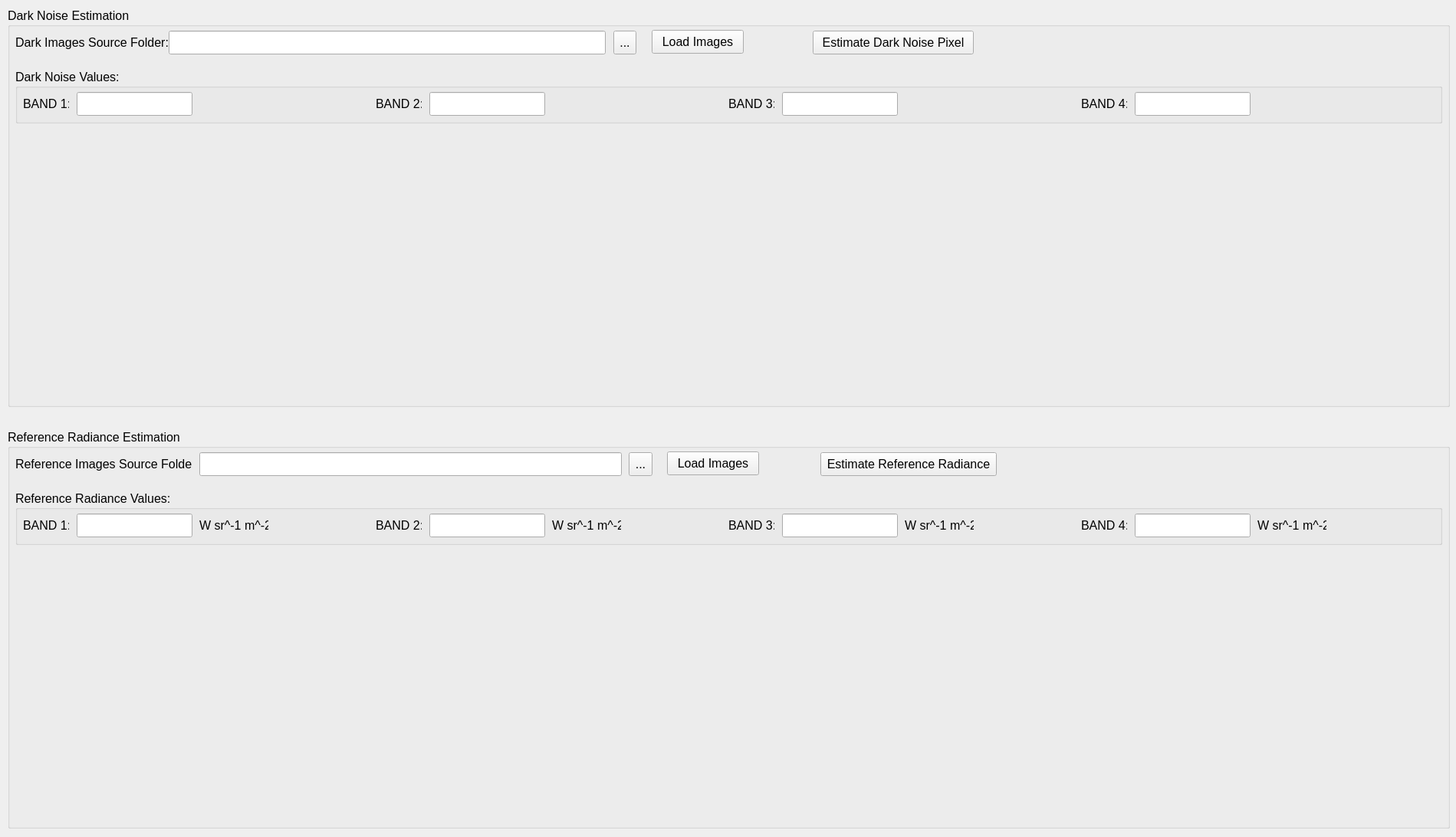
<?xml version="1.0" encoding="UTF-8"?>
<ui version="4.0">
 <class>Form</class>
 <widget class="QWidget" name="Form">
  <property name="geometry">
   <rect>
    <x>0</x>
    <y>0</y>
    <width>1899</width>
    <height>1092</height>
   </rect>
  </property>
  <property name="windowTitle">
   <string>Form</string>
  </property>
  <widget class="QGroupBox" name="bg_est_2">
   <property name="geometry">
    <rect>
     <x>10</x>
     <y>10</y>
     <width>1881</width>
     <height>521</height>
    </rect>
   </property>
   <property name="font">
    <font>
     <pointsize>12</pointsize>
    </font>
   </property>
   <property name="title">
    <string>Dark Noise Estimation</string>
   </property>
   <widget class="QLineEdit" name="bg_img_dir_path_2">
    <property name="geometry">
     <rect>
      <x>210</x>
      <y>30</y>
      <width>570</width>
      <height>31</height>
     </rect>
    </property>
   </widget>
   <widget class="QLabel" name="bg_img_dir_2">
    <property name="geometry">
     <rect>
      <x>10</x>
      <y>30</y>
      <width>200</width>
      <height>31</height>
     </rect>
    </property>
    <property name="text">
     <string>Dark Images Source Folder:</string>
    </property>
   </widget>
   <widget class="QToolButton" name="bg_img_open_dir_2">
    <property name="geometry">
     <rect>
      <x>790</x>
      <y>30</y>
      <width>30</width>
      <height>31</height>
     </rect>
    </property>
    <property name="text">
     <string>...</string>
    </property>
   </widget>
   <widget class="QPushButton" name="bg_img_load_2">
    <property name="geometry">
     <rect>
      <x>840</x>
      <y>29</y>
      <width>120</width>
      <height>31</height>
     </rect>
    </property>
    <property name="text">
     <string>Load Images</string>
    </property>
   </widget>
   <widget class="QLabel" name="bg_img_5">
    <property name="geometry">
     <rect>
      <x>10</x>
      <y>180</y>
      <width>451</width>
      <height>321</height>
     </rect>
    </property>
    <property name="text">
     <string/>
    </property>
   </widget>
   <widget class="QLabel" name="bg_img_6">
    <property name="geometry">
     <rect>
      <x>480</x>
      <y>180</y>
      <width>441</width>
      <height>321</height>
     </rect>
    </property>
    <property name="text">
     <string/>
    </property>
   </widget>
   <widget class="QLabel" name="bg_img_7">
    <property name="geometry">
     <rect>
      <x>1400</x>
      <y>180</y>
      <width>441</width>
      <height>321</height>
     </rect>
    </property>
    <property name="text">
     <string/>
    </property>
   </widget>
   <widget class="QLabel" name="bg_img_8">
    <property name="geometry">
     <rect>
      <x>940</x>
      <y>180</y>
      <width>441</width>
      <height>321</height>
     </rect>
    </property>
    <property name="text">
     <string/>
    </property>
   </widget>
   <widget class="QPushButton" name="bg_noise_est_2">
    <property name="geometry">
     <rect>
      <x>1050</x>
      <y>30</y>
      <width>210</width>
      <height>31</height>
     </rect>
    </property>
    <property name="text">
     <string>Estimate Dark Noise Pixel</string>
    </property>
   </widget>
   <widget class="QGroupBox" name="bg_val_est_2">
    <property name="geometry">
     <rect>
      <x>10</x>
      <y>80</y>
      <width>1861</width>
      <height>71</height>
     </rect>
    </property>
    <property name="title">
     <string>Dark Noise Values:</string>
    </property>
    <widget class="QLabel" name="bg_b1_2">
     <property name="geometry">
      <rect>
       <x>10</x>
       <y>30</y>
       <width>60</width>
       <height>31</height>
      </rect>
     </property>
     <property name="text">
      <string>BAND 1:</string>
     </property>
    </widget>
    <widget class="QLineEdit" name="bg_val_b1_2">
     <property name="geometry">
      <rect>
       <x>80</x>
       <y>30</y>
       <width>151</width>
       <height>31</height>
      </rect>
     </property>
    </widget>
    <widget class="QLabel" name="bg_b2_2">
     <property name="geometry">
      <rect>
       <x>470</x>
       <y>30</y>
       <width>60</width>
       <height>31</height>
      </rect>
     </property>
     <property name="text">
      <string>BAND 2:</string>
     </property>
    </widget>
    <widget class="QLineEdit" name="bg_val_b2_2">
     <property name="geometry">
      <rect>
       <x>540</x>
       <y>30</y>
       <width>151</width>
       <height>31</height>
      </rect>
     </property>
    </widget>
    <widget class="QLabel" name="bg_b3_2">
     <property name="geometry">
      <rect>
       <x>930</x>
       <y>30</y>
       <width>60</width>
       <height>31</height>
      </rect>
     </property>
     <property name="text">
      <string>BAND 3:</string>
     </property>
    </widget>
    <widget class="QLineEdit" name="bg_val_b3_2">
     <property name="geometry">
      <rect>
       <x>1000</x>
       <y>30</y>
       <width>151</width>
       <height>31</height>
      </rect>
     </property>
    </widget>
    <widget class="QLineEdit" name="bg_val_b4_2">
     <property name="geometry">
      <rect>
       <x>1460</x>
       <y>30</y>
       <width>151</width>
       <height>31</height>
      </rect>
     </property>
    </widget>
    <widget class="QLabel" name="bg_b4_2">
     <property name="geometry">
      <rect>
       <x>1390</x>
       <y>30</y>
       <width>60</width>
       <height>31</height>
      </rect>
     </property>
     <property name="text">
      <string>BAND 4:</string>
     </property>
    </widget>
   </widget>
  </widget>
  <widget class="QGroupBox" name="ref_est_2">
   <property name="geometry">
    <rect>
     <x>10</x>
     <y>560</y>
     <width>1881</width>
     <height>521</height>
    </rect>
   </property>
   <property name="font">
    <font>
     <pointsize>12</pointsize>
    </font>
   </property>
   <property name="title">
    <string>Reference Radiance Estimation</string>
   </property>
   <widget class="QLineEdit" name="ref_img_dir_path_2">
    <property name="geometry">
     <rect>
      <x>250</x>
      <y>30</y>
      <width>551</width>
      <height>31</height>
     </rect>
    </property>
   </widget>
   <widget class="QLabel" name="ref_img_dir_2">
    <property name="geometry">
     <rect>
      <x>10</x>
      <y>30</y>
      <width>230</width>
      <height>31</height>
     </rect>
    </property>
    <property name="text">
     <string>Reference Images Source Folder:</string>
    </property>
   </widget>
   <widget class="QToolButton" name="ref_img_open_dir_2">
    <property name="geometry">
     <rect>
      <x>810</x>
      <y>30</y>
      <width>31</width>
      <height>31</height>
     </rect>
    </property>
    <property name="text">
     <string>...</string>
    </property>
   </widget>
   <widget class="QPushButton" name="ref_img_load_2">
    <property name="geometry">
     <rect>
      <x>860</x>
      <y>29</y>
      <width>120</width>
      <height>31</height>
     </rect>
    </property>
    <property name="text">
     <string>Load Images</string>
    </property>
   </widget>
   <widget class="QLabel" name="ref_img_5">
    <property name="geometry">
     <rect>
      <x>10</x>
      <y>180</y>
      <width>451</width>
      <height>321</height>
     </rect>
    </property>
    <property name="text">
     <string/>
    </property>
   </widget>
   <widget class="QLabel" name="ref_img_6">
    <property name="geometry">
     <rect>
      <x>480</x>
      <y>180</y>
      <width>441</width>
      <height>321</height>
     </rect>
    </property>
    <property name="text">
     <string/>
    </property>
   </widget>
   <widget class="QLabel" name="ref_img_7">
    <property name="geometry">
     <rect>
      <x>1400</x>
      <y>180</y>
      <width>441</width>
      <height>321</height>
     </rect>
    </property>
    <property name="text">
     <string/>
    </property>
   </widget>
   <widget class="QLabel" name="ref_img_8">
    <property name="geometry">
     <rect>
      <x>940</x>
      <y>180</y>
      <width>441</width>
      <height>321</height>
     </rect>
    </property>
    <property name="text">
     <string/>
    </property>
   </widget>
   <widget class="QPushButton" name="ref_rad_est_2">
    <property name="geometry">
     <rect>
      <x>1060</x>
      <y>30</y>
      <width>230</width>
      <height>31</height>
     </rect>
    </property>
    <property name="text">
     <string>Estimate Reference Radiance</string>
    </property>
   </widget>
   <widget class="QGroupBox" name="ref_rad_val_est_2">
    <property name="geometry">
     <rect>
      <x>10</x>
      <y>80</y>
      <width>1861</width>
      <height>71</height>
     </rect>
    </property>
    <property name="title">
     <string>Reference Radiance Values:</string>
    </property>
    <widget class="QLabel" name="ref_rad_b1_2">
     <property name="geometry">
      <rect>
       <x>10</x>
       <y>30</y>
       <width>60</width>
       <height>31</height>
      </rect>
     </property>
     <property name="text">
      <string>BAND 1:</string>
     </property>
    </widget>
    <widget class="QLineEdit" name="ref_rad_val_b1_2">
     <property name="geometry">
      <rect>
       <x>80</x>
       <y>30</y>
       <width>151</width>
       <height>31</height>
      </rect>
     </property>
    </widget>
    <widget class="QLabel" name="ref_rad_b2_2">
     <property name="geometry">
      <rect>
       <x>470</x>
       <y>30</y>
       <width>60</width>
       <height>31</height>
      </rect>
     </property>
     <property name="text">
      <string>BAND 2:</string>
     </property>
    </widget>
    <widget class="QLineEdit" name="ref_rad_val_b2_2">
     <property name="geometry">
      <rect>
       <x>540</x>
       <y>30</y>
       <width>151</width>
       <height>31</height>
      </rect>
     </property>
    </widget>
    <widget class="QLabel" name="ref_rad_b3_2">
     <property name="geometry">
      <rect>
       <x>930</x>
       <y>30</y>
       <width>60</width>
       <height>31</height>
      </rect>
     </property>
     <property name="text">
      <string>BAND 3:</string>
     </property>
    </widget>
    <widget class="QLineEdit" name="ref_rad_val_b3_2">
     <property name="geometry">
      <rect>
       <x>1000</x>
       <y>30</y>
       <width>151</width>
       <height>31</height>
      </rect>
     </property>
    </widget>
    <widget class="QLineEdit" name="ref_rad_val_b4_2">
     <property name="geometry">
      <rect>
       <x>1460</x>
       <y>30</y>
       <width>151</width>
       <height>31</height>
      </rect>
     </property>
    </widget>
    <widget class="QLabel" name="ref_rad_b4_2">
     <property name="geometry">
      <rect>
       <x>1390</x>
       <y>30</y>
       <width>60</width>
       <height>31</height>
      </rect>
     </property>
     <property name="text">
      <string>BAND 4:</string>
     </property>
    </widget>
    <widget class="QLabel" name="exp_status_label_ms_3">
     <property name="geometry">
      <rect>
       <x>240</x>
       <y>30</y>
       <width>90</width>
       <height>30</height>
      </rect>
     </property>
     <property name="text">
      <string>W sr^-1 m^-2</string>
     </property>
    </widget>
    <widget class="QLabel" name="exp_status_label_ms_8">
     <property name="geometry">
      <rect>
       <x>700</x>
       <y>30</y>
       <width>90</width>
       <height>30</height>
      </rect>
     </property>
     <property name="text">
      <string>W sr^-1 m^-2</string>
     </property>
    </widget>
    <widget class="QLabel" name="exp_status_label_ms_10">
     <property name="geometry">
      <rect>
       <x>1160</x>
       <y>30</y>
       <width>90</width>
       <height>30</height>
      </rect>
     </property>
     <property name="text">
      <string>W sr^-1 m^-2</string>
     </property>
    </widget>
    <widget class="QLabel" name="exp_status_label_ms_11">
     <property name="geometry">
      <rect>
       <x>1620</x>
       <y>30</y>
       <width>90</width>
       <height>30</height>
      </rect>
     </property>
     <property name="text">
      <string>W sr^-1 m^-2</string>
     </property>
    </widget>
   </widget>
  </widget>
 </widget>
 <resources/>
 <connections/>
</ui>
